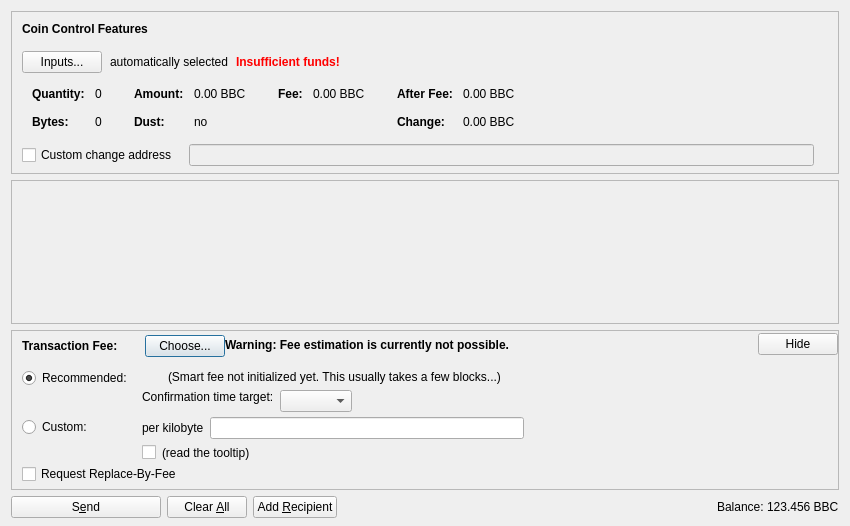
<?xml version="1.0" encoding="UTF-8"?>
<ui version="4.0">
 <class>SendCoinsDialog</class>
 <widget class="QDialog" name="SendCoinsDialog">
  <property name="geometry">
   <rect>
    <x>0</x>
    <y>0</y>
    <width>850</width>
    <height>526</height>
   </rect>
  </property>
  <property name="windowTitle">
   <string>Send Coins</string>
  </property>
  <layout class="QVBoxLayout" name="verticalLayout" stretch="0,1,0,0">
   <property name="bottomMargin">
    <number>8</number>
   </property>
   <item>
    <widget class="QFrame" name="frameCoinControl">
     <property name="sizePolicy">
      <sizepolicy hsizetype="Expanding" vsizetype="Expanding">
       <horstretch>0</horstretch>
       <verstretch>0</verstretch>
      </sizepolicy>
     </property>
     <property name="maximumSize">
      <size>
       <width>16777215</width>
       <height>16777215</height>
      </size>
     </property>
     <property name="frameShape">
      <enum>QFrame::StyledPanel</enum>
     </property>
     <property name="frameShadow">
      <enum>QFrame::Sunken</enum>
     </property>
     <layout class="QVBoxLayout" name="verticalLayoutCoinControl2">
      <property name="spacing">
       <number>0</number>
      </property>
      <property name="leftMargin">
       <number>0</number>
      </property>
      <property name="topMargin">
       <number>0</number>
      </property>
      <property name="rightMargin">
       <number>0</number>
      </property>
      <property name="bottomMargin">
       <number>6</number>
      </property>
      <item>
       <layout class="QVBoxLayout" name="verticalLayoutCoinControl" stretch="0,0,0,0,1">
        <property name="spacing">
         <number>0</number>
        </property>
        <property name="leftMargin">
         <number>10</number>
        </property>
        <property name="topMargin">
         <number>10</number>
        </property>
        <item>
         <layout class="QHBoxLayout" name="horizontalLayoutCoinControl1">
          <property name="bottomMargin">
           <number>15</number>
          </property>
          <item>
           <widget class="QLabel" name="labelCoinControlFeatures">
            <property name="sizePolicy">
             <sizepolicy hsizetype="Preferred" vsizetype="Maximum">
              <horstretch>0</horstretch>
              <verstretch>0</verstretch>
             </sizepolicy>
            </property>
            <property name="font">
             <font>
              <weight>75</weight>
              <bold>true</bold>
             </font>
            </property>
            <property name="styleSheet">
             <string notr="true">font-weight:bold;</string>
            </property>
            <property name="text">
             <string>Coin Control Features</string>
            </property>
           </widget>
          </item>
         </layout>
        </item>
        <item>
         <layout class="QHBoxLayout" name="horizontalLayoutCoinControl2" stretch="0,0,0,0">
          <property name="spacing">
           <number>8</number>
          </property>
          <property name="bottomMargin">
           <number>10</number>
          </property>
          <item>
           <widget class="QPushButton" name="pushButtonCoinControl">
            <property name="styleSheet">
             <string notr="true"/>
            </property>
            <property name="text">
             <string>Inputs...</string>
            </property>
            <property name="autoDefault">
             <bool>false</bool>
            </property>
           </widget>
          </item>
          <item>
           <widget class="QLabel" name="labelCoinControlAutomaticallySelected">
            <property name="text">
             <string>automatically selected</string>
            </property>
            <property name="margin">
             <number>5</number>
            </property>
           </widget>
          </item>
          <item>
           <widget class="QLabel" name="labelCoinControlInsuffFunds">
            <property name="font">
             <font>
              <weight>75</weight>
              <bold>true</bold>
             </font>
            </property>
            <property name="styleSheet">
             <string notr="true">color:red;font-weight:bold;</string>
            </property>
            <property name="text">
             <string>Insufficient funds!</string>
            </property>
            <property name="margin">
             <number>5</number>
            </property>
           </widget>
          </item>
          <item>
           <spacer name="horizontalSpacerCoinControl">
            <property name="orientation">
             <enum>Qt::Horizontal</enum>
            </property>
            <property name="sizeHint" stdset="0">
             <size>
              <width>40</width>
              <height>1</height>
             </size>
            </property>
           </spacer>
          </item>
         </layout>
        </item>
        <item>
         <widget class="QWidget" name="widgetCoinControl" native="true">
          <property name="sizePolicy">
           <sizepolicy hsizetype="Preferred" vsizetype="Preferred">
            <horstretch>0</horstretch>
            <verstretch>0</verstretch>
           </sizepolicy>
          </property>
          <property name="minimumSize">
           <size>
            <width>0</width>
            <height>0</height>
           </size>
          </property>
          <property name="styleSheet">
           <string notr="true"/>
          </property>
          <layout class="QHBoxLayout" name="horizontalLayoutCoinControl5">
           <property name="leftMargin">
            <number>0</number>
           </property>
           <property name="topMargin">
            <number>0</number>
           </property>
           <property name="rightMargin">
            <number>0</number>
           </property>
           <property name="bottomMargin">
            <number>0</number>
           </property>
           <item>
            <layout class="QHBoxLayout" name="horizontalLayoutCoinControl3" stretch="0,0,0,1">
             <property name="spacing">
              <number>20</number>
             </property>
             <property name="topMargin">
              <number>0</number>
             </property>
             <property name="bottomMargin">
              <number>10</number>
             </property>
             <item>
              <layout class="QFormLayout" name="formLayoutCoinControl1">
               <property name="horizontalSpacing">
                <number>10</number>
               </property>
               <property name="verticalSpacing">
                <number>14</number>
               </property>
               <property name="leftMargin">
                <number>10</number>
               </property>
               <property name="topMargin">
                <number>4</number>
               </property>
               <property name="rightMargin">
                <number>6</number>
               </property>
               <item row="0" column="0">
                <widget class="QLabel" name="labelCoinControlQuantityText">
                 <property name="font">
                  <font>
                   <weight>75</weight>
                   <bold>true</bold>
                  </font>
                 </property>
                 <property name="text">
                  <string>Quantity:</string>
                 </property>
                 <property name="margin">
                  <number>0</number>
                 </property>
                </widget>
               </item>
               <item row="0" column="1">
                <widget class="QLabel" name="labelCoinControlQuantity">
                 <property name="cursor">
                  <cursorShape>IBeamCursor</cursorShape>
                 </property>
                 <property name="contextMenuPolicy">
                  <enum>Qt::ActionsContextMenu</enum>
                 </property>
                 <property name="text">
                  <string notr="true">0</string>
                 </property>
                 <property name="margin">
                  <number>0</number>
                 </property>
                 <property name="textInteractionFlags">
                  <set>Qt::LinksAccessibleByMouse|Qt::TextSelectableByKeyboard|Qt::TextSelectableByMouse</set>
                 </property>
                </widget>
               </item>
               <item row="1" column="0">
                <widget class="QLabel" name="labelCoinControlBytesText">
                 <property name="font">
                  <font>
                   <weight>75</weight>
                   <bold>true</bold>
                  </font>
                 </property>
                 <property name="text">
                  <string>Bytes:</string>
                 </property>
                </widget>
               </item>
               <item row="1" column="1">
                <widget class="QLabel" name="labelCoinControlBytes">
                 <property name="cursor">
                  <cursorShape>IBeamCursor</cursorShape>
                 </property>
                 <property name="contextMenuPolicy">
                  <enum>Qt::ActionsContextMenu</enum>
                 </property>
                 <property name="text">
                  <string notr="true">0</string>
                 </property>
                 <property name="textInteractionFlags">
                  <set>Qt::LinksAccessibleByMouse|Qt::TextSelectableByKeyboard|Qt::TextSelectableByMouse</set>
                 </property>
                </widget>
               </item>
              </layout>
             </item>
             <item>
              <layout class="QFormLayout" name="formLayoutCoinControl2">
               <property name="horizontalSpacing">
                <number>10</number>
               </property>
               <property name="verticalSpacing">
                <number>14</number>
               </property>
               <property name="leftMargin">
                <number>6</number>
               </property>
               <property name="topMargin">
                <number>4</number>
               </property>
               <property name="rightMargin">
                <number>6</number>
               </property>
               <item row="0" column="0">
                <widget class="QLabel" name="labelCoinControlAmountText">
                 <property name="font">
                  <font>
                   <weight>75</weight>
                   <bold>true</bold>
                  </font>
                 </property>
                 <property name="text">
                  <string>Amount:</string>
                 </property>
                 <property name="margin">
                  <number>0</number>
                 </property>
                </widget>
               </item>
               <item row="0" column="1">
                <widget class="QLabel" name="labelCoinControlAmount">
                 <property name="cursor">
                  <cursorShape>IBeamCursor</cursorShape>
                 </property>
                 <property name="contextMenuPolicy">
                  <enum>Qt::ActionsContextMenu</enum>
                 </property>
                 <property name="text">
                  <string notr="true">0.00 BBC</string>
                 </property>
                 <property name="textInteractionFlags">
                  <set>Qt::LinksAccessibleByMouse|Qt::TextSelectableByKeyboard|Qt::TextSelectableByMouse</set>
                 </property>
                </widget>
               </item>
               <item row="1" column="0">
                <widget class="QLabel" name="labelCoinControlLowOutputText">
                 <property name="font">
                  <font>
                   <weight>75</weight>
                   <bold>true</bold>
                  </font>
                 </property>
                 <property name="text">
                  <string>Dust:</string>
                 </property>
                </widget>
               </item>
               <item row="1" column="1">
                <widget class="QLabel" name="labelCoinControlLowOutput">
                 <property name="cursor">
                  <cursorShape>IBeamCursor</cursorShape>
                 </property>
                 <property name="contextMenuPolicy">
                  <enum>Qt::ActionsContextMenu</enum>
                 </property>
                 <property name="text">
                  <string notr="true">no</string>
                 </property>
                 <property name="textInteractionFlags">
                  <set>Qt::LinksAccessibleByMouse|Qt::TextSelectableByKeyboard|Qt::TextSelectableByMouse</set>
                 </property>
                </widget>
               </item>
              </layout>
             </item>
             <item>
              <layout class="QFormLayout" name="formLayoutCoinControl3">
               <property name="horizontalSpacing">
                <number>10</number>
               </property>
               <property name="verticalSpacing">
                <number>14</number>
               </property>
               <property name="leftMargin">
                <number>6</number>
               </property>
               <property name="topMargin">
                <number>4</number>
               </property>
               <property name="rightMargin">
                <number>6</number>
               </property>
               <item row="0" column="0">
                <widget class="QLabel" name="labelCoinControlFeeText">
                 <property name="font">
                  <font>
                   <weight>75</weight>
                   <bold>true</bold>
                  </font>
                 </property>
                 <property name="text">
                  <string>Fee:</string>
                 </property>
                 <property name="margin">
                  <number>0</number>
                 </property>
                </widget>
               </item>
               <item row="0" column="1">
                <widget class="QLabel" name="labelCoinControlFee">
                 <property name="cursor">
                  <cursorShape>IBeamCursor</cursorShape>
                 </property>
                 <property name="contextMenuPolicy">
                  <enum>Qt::ActionsContextMenu</enum>
                 </property>
                 <property name="text">
                  <string notr="true">0.00 BBC</string>
                 </property>
                 <property name="textInteractionFlags">
                  <set>Qt::LinksAccessibleByMouse|Qt::TextSelectableByKeyboard|Qt::TextSelectableByMouse</set>
                 </property>
                </widget>
               </item>
              </layout>
             </item>
             <item>
              <layout class="QFormLayout" name="formLayoutCoinControl4">
               <property name="horizontalSpacing">
                <number>10</number>
               </property>
               <property name="verticalSpacing">
                <number>14</number>
               </property>
               <property name="leftMargin">
                <number>6</number>
               </property>
               <property name="topMargin">
                <number>4</number>
               </property>
               <property name="rightMargin">
                <number>6</number>
               </property>
               <item row="0" column="0">
                <widget class="QLabel" name="labelCoinControlAfterFeeText">
                 <property name="font">
                  <font>
                   <weight>75</weight>
                   <bold>true</bold>
                  </font>
                 </property>
                 <property name="text">
                  <string>After Fee:</string>
                 </property>
                 <property name="margin">
                  <number>0</number>
                 </property>
                </widget>
               </item>
               <item row="0" column="1">
                <widget class="QLabel" name="labelCoinControlAfterFee">
                 <property name="cursor">
                  <cursorShape>IBeamCursor</cursorShape>
                 </property>
                 <property name="contextMenuPolicy">
                  <enum>Qt::ActionsContextMenu</enum>
                 </property>
                 <property name="text">
                  <string notr="true">0.00 BBC</string>
                 </property>
                 <property name="textInteractionFlags">
                  <set>Qt::LinksAccessibleByMouse|Qt::TextSelectableByKeyboard|Qt::TextSelectableByMouse</set>
                 </property>
                </widget>
               </item>
               <item row="1" column="0">
                <widget class="QLabel" name="labelCoinControlChangeText">
                 <property name="font">
                  <font>
                   <weight>75</weight>
                   <bold>true</bold>
                  </font>
                 </property>
                 <property name="text">
                  <string>Change:</string>
                 </property>
                </widget>
               </item>
               <item row="1" column="1">
                <widget class="QLabel" name="labelCoinControlChange">
                 <property name="cursor">
                  <cursorShape>IBeamCursor</cursorShape>
                 </property>
                 <property name="contextMenuPolicy">
                  <enum>Qt::ActionsContextMenu</enum>
                 </property>
                 <property name="text">
                  <string notr="true">0.00 BBC</string>
                 </property>
                 <property name="textInteractionFlags">
                  <set>Qt::LinksAccessibleByMouse|Qt::TextSelectableByKeyboard|Qt::TextSelectableByMouse</set>
                 </property>
                </widget>
               </item>
              </layout>
             </item>
            </layout>
           </item>
          </layout>
         </widget>
        </item>
        <item>
         <layout class="QHBoxLayout" name="horizontalLayoutCoinControl4" stretch="0,0,0">
          <property name="spacing">
           <number>12</number>
          </property>
          <property name="sizeConstraint">
           <enum>QLayout::SetDefaultConstraint</enum>
          </property>
          <property name="topMargin">
           <number>5</number>
          </property>
          <property name="rightMargin">
           <number>5</number>
          </property>
          <item>
           <widget class="QCheckBox" name="checkBoxCoinControlChange">
            <property name="toolTip">
             <string>If this is activated, but the change address is empty or invalid, change will be sent to a newly generated address.</string>
            </property>
            <property name="text">
             <string>Custom change address</string>
            </property>
           </widget>
          </item>
          <item>
           <widget class="QValidatedLineEdit" name="lineEditCoinControlChange">
            <property name="enabled">
             <bool>false</bool>
            </property>
            <property name="sizePolicy">
             <sizepolicy hsizetype="Expanding" vsizetype="Fixed">
              <horstretch>0</horstretch>
              <verstretch>0</verstretch>
             </sizepolicy>
            </property>
           </widget>
          </item>
          <item>
           <widget class="QLabel" name="labelCoinControlChangeLabel">
            <property name="sizePolicy">
             <sizepolicy hsizetype="Preferred" vsizetype="Expanding">
              <horstretch>0</horstretch>
              <verstretch>0</verstretch>
             </sizepolicy>
            </property>
            <property name="minimumSize">
             <size>
              <width>0</width>
              <height>0</height>
             </size>
            </property>
            <property name="text">
             <string/>
            </property>
            <property name="margin">
             <number>3</number>
            </property>
           </widget>
          </item>
         </layout>
        </item>
        <item>
         <spacer name="verticalSpacerCoinControl">
          <property name="orientation">
           <enum>Qt::Vertical</enum>
          </property>
          <property name="sizeHint" stdset="0">
           <size>
            <width>800</width>
            <height>1</height>
           </size>
          </property>
         </spacer>
        </item>
       </layout>
      </item>
     </layout>
    </widget>
   </item>
   <item>
    <widget class="QScrollArea" name="scrollArea">
     <property name="widgetResizable">
      <bool>true</bool>
     </property>
     <widget class="QWidget" name="scrollAreaWidgetContents">
      <property name="geometry">
       <rect>
        <x>0</x>
        <y>0</y>
        <width>830</width>
        <height>104</height>
       </rect>
      </property>
      <layout class="QVBoxLayout" name="verticalLayout_2" stretch="0,1">
       <property name="leftMargin">
        <number>0</number>
       </property>
       <property name="topMargin">
        <number>0</number>
       </property>
       <property name="rightMargin">
        <number>0</number>
       </property>
       <property name="bottomMargin">
        <number>0</number>
       </property>
       <item>
        <layout class="QVBoxLayout" name="entries">
         <property name="spacing">
          <number>6</number>
         </property>
        </layout>
       </item>
       <item>
        <spacer name="verticalSpacer">
         <property name="orientation">
          <enum>Qt::Vertical</enum>
         </property>
         <property name="sizeHint" stdset="0">
          <size>
           <width>20</width>
           <height>40</height>
          </size>
         </property>
        </spacer>
       </item>
      </layout>
     </widget>
    </widget>
   </item>
   <item>
    <widget class="QFrame" name="frameFee">
     <property name="sizePolicy">
      <sizepolicy hsizetype="Expanding" vsizetype="Expanding">
       <horstretch>0</horstretch>
       <verstretch>0</verstretch>
      </sizepolicy>
     </property>
     <property name="maximumSize">
      <size>
       <width>16777215</width>
       <height>16777215</height>
      </size>
     </property>
     <property name="frameShape">
      <enum>QFrame::StyledPanel</enum>
     </property>
     <property name="frameShadow">
      <enum>QFrame::Sunken</enum>
     </property>
     <layout class="QVBoxLayout" name="verticalLayoutFee1">
      <property name="spacing">
       <number>0</number>
      </property>
      <property name="leftMargin">
       <number>0</number>
      </property>
      <property name="topMargin">
       <number>0</number>
      </property>
      <property name="rightMargin">
       <number>0</number>
      </property>
      <property name="bottomMargin">
       <number>0</number>
      </property>
      <item>
       <layout class="QVBoxLayout" name="verticalLayoutFee2" stretch="0,0,0">
        <property name="spacing">
         <number>0</number>
        </property>
        <property name="leftMargin">
         <number>10</number>
        </property>
        <property name="topMargin">
         <number>0</number>
        </property>
        <item>
         <layout class="QHBoxLayout" name="horizontalLayoutFee1">
          <property name="bottomMargin">
           <number>0</number>
          </property>
          <item>
           <layout class="QVBoxLayout" name="verticalLayoutFee7">
            <property name="spacing">
             <number>0</number>
            </property>
            <item>
             <spacer name="verticalSpacerSmartFee">
              <property name="orientation">
               <enum>Qt::Vertical</enum>
              </property>
              <property name="sizeType">
               <enum>QSizePolicy::Fixed</enum>
              </property>
              <property name="sizeHint" stdset="0">
               <size>
                <width>1</width>
                <height>4</height>
               </size>
              </property>
             </spacer>
            </item>
            <item>
             <layout class="QHBoxLayout" name="horizontalLayoutSmartFee">
              <property name="spacing">
               <number>10</number>
              </property>
              <item>
               <widget class="QLabel" name="labelFeeHeadline">
                <property name="sizePolicy">
                 <sizepolicy hsizetype="Preferred" vsizetype="Maximum">
                  <horstretch>0</horstretch>
                  <verstretch>0</verstretch>
                 </sizepolicy>
                </property>
                <property name="font">
                 <font>
                  <weight>75</weight>
                  <bold>true</bold>
                 </font>
                </property>
                <property name="styleSheet">
                 <string notr="true">font-weight:bold;</string>
                </property>
                <property name="text">
                 <string>Transaction Fee:</string>
                </property>
               </widget>
              </item>
              <item>
               <widget class="QLabel" name="labelFeeMinimized">
                <property name="text">
                 <string/>
                </property>
               </widget>
              </item>
              <item>
               <widget class="QPushButton" name="buttonChooseFee">
                <property name="text">
                 <string>Choose...</string>
                </property>
               </widget>
              </item>
             </layout>
            </item>
            <item>
             <spacer name="verticalSpacer_5">
              <property name="orientation">
               <enum>Qt::Vertical</enum>
              </property>
              <property name="sizeHint" stdset="0">
               <size>
                <width>1</width>
                <height>1</height>
               </size>
              </property>
             </spacer>
            </item>
           </layout>
          </item>
          <item>
           <widget class="QLabel" name="fallbackFeeWarningLabel">
            <property name="toolTip">
             <string>Using the fallbackfee can result in sending a transaction that will take several hours or days (or never) to confirm. Consider choosing your fee manually or wait until you have validated the complete chain.</string>
            </property>
            <property name="font">
            <font>
                <weight>75</weight>
                <bold>true</bold>
            </font>
            </property>
            <property name="text">
             <string>Warning: Fee estimation is currently not possible.</string>
            </property>
            <property name="wordWrap">
             <bool>false</bool>
            </property>
           </widget>
          </item>
          <item>
           <spacer name="horizontalSpacer_4">
            <property name="orientation">
             <enum>Qt::Horizontal</enum>
            </property>
            <property name="sizeType">
             <enum>QSizePolicy::MinimumExpanding</enum>
            </property>
            <property name="sizeHint" stdset="0">
             <size>
              <width>40</width>
              <height>20</height>
             </size>
            </property>
           </spacer>
          </item>
          <item>
           <widget class="QPushButton" name="buttonMinimizeFee">
            <property name="toolTip">
             <string>collapse fee-settings</string>
            </property>
            <property name="text">
             <string>Hide</string>
            </property>
           </widget>
          </item>
         </layout>
        </item>
        <item>
         <widget class="QFrame" name="frameFeeSelection">
          <layout class="QVBoxLayout" name="verticalLayoutFee12">
           <property name="spacing">
            <number>0</number>
           </property>
           <property name="leftMargin">
            <number>0</number>
           </property>
           <property name="topMargin">
            <number>0</number>
           </property>
           <property name="rightMargin">
            <number>0</number>
           </property>
           <property name="bottomMargin">
            <number>0</number>
           </property>
           <item>
            <layout class="QGridLayout" name="gridLayoutFee">
             <property name="topMargin">
              <number>10</number>
             </property>
             <property name="bottomMargin">
              <number>4</number>
             </property>
             <property name="horizontalSpacing">
              <number>10</number>
             </property>
             <property name="verticalSpacing">
              <number>4</number>
             </property>
             <item row="1" column="1">
              <layout class="QVBoxLayout" name="verticalLayoutFee8">
               <property name="spacing">
                <number>6</number>
               </property>
               <item>
                <layout class="QHBoxLayout" name="horizontalLayoutFee13">
                 <item>
                  <widget class="QLabel" name="labelCustomPerKilobyte">
                   <property name="toolTip">
                    <string>If the custom fee is set to 1000 satoshis and the transaction is only 250 bytes, then &quot;per kilobyte&quot; only pays 250 satoshis in fee, while &quot;total at least&quot; pays 1000 satoshis. For transactions bigger than a kilobyte both pay by kilobyte.</string>
                   </property>
                   <property name="text">
                    <string>per kilobyte</string>
                   </property>
                  </widget>
                 </item>
                 <item>
                  <widget class="BabycoinAmountField" name="customFee"/>
                 </item>
                 <item>
                  <spacer name="horizontalSpacer_6">
                   <property name="orientation">
                    <enum>Qt::Horizontal</enum>
                   </property>
                   <property name="sizeHint" stdset="0">
                    <size>
                     <width>1</width>
                     <height>1</height>
                    </size>
                   </property>
                  </spacer>
                 </item>
                </layout>
               </item>
               <item>
                <layout class="QHBoxLayout" name="horizontalLayoutFee8">
                 <item>
                  <widget class="QCheckBox" name="checkBoxMinimumFee">
                   <property name="toolTip">
                    <string>Paying only the minimum fee is just fine as long as there is less transaction volume than space in the blocks. But be aware that this can end up in a never confirming transaction once there is more demand for babycoin transactions than the network can process.</string>
                   </property>
                   <property name="text">
                    <string/>
                   </property>
                  </widget>
                 </item>
                 <item>
                  <widget class="QLabel" name="labelMinFeeWarning">
                   <property name="enabled">
                    <bool>true</bool>
                   </property>
                   <property name="toolTip">
                    <string>Paying only the minimum fee is just fine as long as there is less transaction volume than space in the blocks. But be aware that this can end up in a never confirming transaction once there is more demand for babycoin transactions than the network can process.</string>
                   </property>
                   <property name="text">
                    <string>(read the tooltip)</string>
                   </property>
                   <property name="margin">
                    <number>5</number>
                   </property>
                  </widget>
                 </item>
                 <item>
                  <spacer name="horizontalSpacer_2">
                   <property name="orientation">
                    <enum>Qt::Horizontal</enum>
                   </property>
                   <property name="sizeHint" stdset="0">
                    <size>
                     <width>1</width>
                     <height>1</height>
                    </size>
                   </property>
                  </spacer>
                 </item>
                </layout>
               </item>
              </layout>
             </item>
             <item row="0" column="0">
              <layout class="QVBoxLayout" name="verticalLayoutFee4" stretch="0,1">
               <item>
                <widget class="QRadioButton" name="radioSmartFee">
                 <property name="text">
                  <string>Recommended:</string>
                 </property>
                 <property name="checked">
                  <bool>true</bool>
                 </property>
                 <attribute name="buttonGroup">
                  <string notr="true">groupFee</string>
                 </attribute>
                </widget>
               </item>
               <item>
                <spacer name="verticalSpacer_2">
                 <property name="orientation">
                  <enum>Qt::Vertical</enum>
                 </property>
                 <property name="sizeHint" stdset="0">
                  <size>
                   <width>1</width>
                   <height>1</height>
                  </size>
                 </property>
                </spacer>
               </item>
              </layout>
             </item>
             <item row="1" column="0">
              <layout class="QVBoxLayout" name="verticalLayoutFee9" stretch="0,1">
               <item>
                <widget class="QRadioButton" name="radioCustomFee">
                 <property name="text">
                  <string>Custom:</string>
                 </property>
                 <attribute name="buttonGroup">
                  <string notr="true">groupFee</string>
                 </attribute>
                </widget>
               </item>
               <item>
                <spacer name="verticalSpacer_6">
                 <property name="orientation">
                  <enum>Qt::Vertical</enum>
                 </property>
                 <property name="sizeHint" stdset="0">
                  <size>
                   <width>1</width>
                   <height>1</height>
                  </size>
                 </property>
                </spacer>
               </item>
              </layout>
             </item>
             <item row="0" column="1">
              <layout class="QVBoxLayout" name="verticalLayoutFee3" stretch="0,0,1">
               <property name="spacing">
                <number>6</number>
               </property>
               <property name="topMargin">
                <number>2</number>
               </property>
               <item>
                <layout class="QHBoxLayout" name="horizontalLayoutFee12">
                 <item>
                  <widget class="QLabel" name="labelSmartFee">
                   <property name="text">
                    <string/>
                   </property>
                   <property name="margin">
                    <number>2</number>
                   </property>
                  </widget>
                 </item>
                 <item>
                  <widget class="QLabel" name="labelFeeEstimation">
                   <property name="text">
                    <string/>
                   </property>
                  </widget>
                 </item>
                 <item>
                  <widget class="QLabel" name="labelSmartFee2">
                   <property name="text">
                    <string>(Smart fee not initialized yet. This usually takes a few blocks...)</string>
                   </property>
                   <property name="margin">
                    <number>2</number>
                   </property>
                  </widget>
                 </item>
                 <item>
                  <spacer name="horizontalSpacer_5">
                   <property name="orientation">
                    <enum>Qt::Horizontal</enum>
                   </property>
                   <property name="sizeHint" stdset="0">
                    <size>
                     <width>1</width>
                     <height>1</height>
                    </size>
                   </property>
                  </spacer>
                 </item>
                </layout>
               </item>
               <item>
                <layout class="QHBoxLayout" name="horizontalLayoutFee9">
                 <item>
                  <layout class="QVBoxLayout" name="verticalLayoutFee6">
                   <item>
                    <widget class="QLabel" name="labelSmartFee3">
                     <property name="text">
                      <string>Confirmation time target:</string>
                     </property>
                     <property name="margin">
                      <number>2</number>
                     </property>
                    </widget>
                   </item>
                   <item>
                    <spacer name="verticalSpacer_3">
                     <property name="orientation">
                      <enum>Qt::Vertical</enum>
                     </property>
                     <property name="sizeHint" stdset="0">
                      <size>
                       <width>1</width>
                       <height>1</height>
                      </size>
                     </property>
                    </spacer>
                   </item>
                  </layout>
                 </item>
                 <item>
                  <layout class="QVBoxLayout" name="verticalLayoutFee5">
                   <property name="rightMargin">
                    <number>30</number>
                   </property>
                   <item>
                    <layout class="QHBoxLayout" name="horizontalLayoutConfTarget">
                     <property name="bottomMargin">
                      <number>0</number>
                     </property>
                     <item>
                      <widget class="QComboBox" name="confTargetSelector"/>
                     </item>
                     <item>
                      <spacer name="horizontalSpacerConfTarget">
                       <property name="orientation">
                        <enum>Qt::Horizontal</enum>
                       </property>
                       <property name="sizeHint" stdset="0">
                        <size>
                         <width>40</width>
                         <height>20</height>
                        </size>
                       </property>
                      </spacer>
                     </item>
                    </layout>
                   </item>
                  </layout>
                 </item>
                </layout>
               </item>
               <item>
                <spacer name="verticalSpacer_4">
                 <property name="orientation">
                  <enum>Qt::Vertical</enum>
                 </property>
                 <property name="sizeHint" stdset="0">
                  <size>
                   <width>1</width>
                   <height>1</height>
                  </size>
                 </property>
                </spacer>
               </item>
              </layout>
             </item>
            </layout>
           </item>
           <item>
            <widget class="QCheckBox" name="optInRBF">
             <property name="text">
              <string>Request Replace-By-Fee</string>
             </property>
             <property name="toolTip">
              <string>Indicates that the sender may wish to replace this transaction with a new one paying higher fees (prior to being confirmed).</string>
             </property>
            </widget>
           </item>
          </layout>
         </widget>
        </item>
        <item>
         <spacer name="verticalSpacerFee">
          <property name="orientation">
           <enum>Qt::Vertical</enum>
          </property>
          <property name="sizeHint" stdset="0">
           <size>
            <width>40</width>
            <height>5</height>
           </size>
          </property>
         </spacer>
        </item>
       </layout>
      </item>
     </layout>
    </widget>
   </item>
   <item>
    <layout class="QHBoxLayout" name="horizontalLayout">
     <item>
      <widget class="QPushButton" name="sendButton">
       <property name="minimumSize">
        <size>
         <width>150</width>
         <height>0</height>
        </size>
       </property>
       <property name="toolTip">
        <string>Confirm the send action</string>
       </property>
       <property name="text">
        <string>S&amp;end</string>
       </property>
       <property name="icon">
        <iconset resource="../babycoin.qrc">
         <normaloff>:/icons/send</normaloff>:/icons/send</iconset>
       </property>
       <property name="autoDefault">
        <bool>false</bool>
       </property>
       <property name="default">
        <bool>false</bool>
       </property>
      </widget>
     </item>
     <item>
      <widget class="QPushButton" name="clearButton">
       <property name="sizePolicy">
        <sizepolicy hsizetype="Minimum" vsizetype="Fixed">
         <horstretch>0</horstretch>
         <verstretch>0</verstretch>
        </sizepolicy>
       </property>
       <property name="toolTip">
        <string>Clear all fields of the form.</string>
       </property>
       <property name="text">
        <string>Clear &amp;All</string>
       </property>
       <property name="icon">
        <iconset resource="../babycoin.qrc">
         <normaloff>:/icons/remove</normaloff>:/icons/remove</iconset>
       </property>
       <property name="autoDefault">
        <bool>false</bool>
       </property>
      </widget>
     </item>
     <item>
      <widget class="QPushButton" name="addButton">
       <property name="toolTip">
        <string>Send to multiple recipients at once</string>
       </property>
       <property name="text">
        <string>Add &amp;Recipient</string>
       </property>
       <property name="icon">
        <iconset resource="../babycoin.qrc">
         <normaloff>:/icons/add</normaloff>:/icons/add</iconset>
       </property>
       <property name="autoDefault">
        <bool>false</bool>
       </property>
      </widget>
     </item>
     <item>
      <spacer name="horizontalSpacer">
       <property name="orientation">
        <enum>Qt::Horizontal</enum>
       </property>
       <property name="sizeHint" stdset="0">
        <size>
         <width>40</width>
         <height>20</height>
        </size>
       </property>
      </spacer>
     </item>
     <item>
      <layout class="QHBoxLayout" name="horizontalLayout_2">
       <property name="spacing">
        <number>3</number>
       </property>
       <item>
        <widget class="QLabel" name="label">
         <property name="sizePolicy">
          <sizepolicy hsizetype="Preferred" vsizetype="Fixed">
           <horstretch>0</horstretch>
           <verstretch>0</verstretch>
          </sizepolicy>
         </property>
         <property name="text">
          <string>Balance:</string>
         </property>
        </widget>
       </item>
       <item>
        <widget class="QLabel" name="labelBalance">
         <property name="sizePolicy">
          <sizepolicy hsizetype="Preferred" vsizetype="Fixed">
           <horstretch>0</horstretch>
           <verstretch>0</verstretch>
          </sizepolicy>
         </property>
         <property name="cursor">
          <cursorShape>IBeamCursor</cursorShape>
         </property>
         <property name="text">
          <string notr="true">123.456 BBC</string>
         </property>
         <property name="textInteractionFlags">
          <set>Qt::LinksAccessibleByMouse|Qt::TextSelectableByKeyboard|Qt::TextSelectableByMouse</set>
         </property>
        </widget>
       </item>
      </layout>
     </item>
    </layout>
   </item>
  </layout>
 </widget>
 <customwidgets>
  <customwidget>
   <class>QValidatedLineEdit</class>
   <extends>QLineEdit</extends>
   <header>qvalidatedlineedit.h</header>
  </customwidget>
  <customwidget>
   <class>BabycoinAmountField</class>
   <extends>QLineEdit</extends>
   <header>babycoinamountfield.h</header>
   <container>1</container>
  </customwidget>
 </customwidgets>
 <resources>
  <include location="../babycoin.qrc"/>
 </resources>
 <connections/>
 <buttongroups>
  <buttongroup name="groupFee"/>
 </buttongroups>
</ui>
